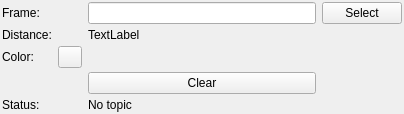
<?xml version="1.0" encoding="UTF-8"?>
<ui version="4.0">
 <class>measuring_config</class>
 <widget class="QWidget" name="measuring_config">
  <property name="geometry">
   <rect>
    <x>0</x>
    <y>0</y>
    <width>404</width>
    <height>112</height>
   </rect>
  </property>
  <property name="windowTitle">
   <string>Form</string>
  </property>
  <property name="styleSheet">
   <string notr="true"/>
  </property>
  <layout class="QGridLayout" name="gridLayout">
   <property name="leftMargin">
    <number>2</number>
   </property>
   <property name="topMargin">
    <number>2</number>
   </property>
   <property name="rightMargin">
    <number>2</number>
   </property>
   <property name="bottomMargin">
    <number>2</number>
   </property>
   <property name="verticalSpacing">
    <number>4</number>
   </property>
   <item row="2" column="0">
    <widget class="QLabel" name="label_4">
     <property name="text">
      <string>Color: </string>
     </property>
    </widget>
   </item>
   <item row="2" column="1">
    <widget class="mapviz::ColorButton" name="color">
     <property name="maximumSize">
      <size>
       <width>24</width>
       <height>24</height>
      </size>
     </property>
     <property name="text">
      <string/>
     </property>
     <property name="default">
      <bool>false</bool>
     </property>
    </widget>
   </item>
   <item row="1" column="2">
    <widget class="QLabel" name="measurement">
     <property name="text">
      <string>TextLabel</string>
     </property>
    </widget>
   </item>
   <item row="1" column="0">
    <widget class="QLabel" name="label_3">
     <property name="text">
      <string>Distance:</string>
     </property>
    </widget>
   </item>
   <item row="5" column="0">
    <widget class="QLabel" name="label_2">
     <property name="font">
      <font/>
     </property>
     <property name="text">
      <string>Status:</string>
     </property>
    </widget>
   </item>
   <item row="5" column="2" colspan="2">
    <widget class="QLabel" name="status">
     <property name="font">
      <font/>
     </property>
     <property name="styleSheet">
      <string notr="true"/>
     </property>
     <property name="text">
      <string>No topic</string>
     </property>
     <property name="wordWrap">
      <bool>true</bool>
     </property>
    </widget>
   </item>
   <item row="0" column="0">
    <widget class="QLabel" name="label">
     <property name="text">
      <string>Frame:</string>
     </property>
    </widget>
   </item>
   <item row="0" column="2">
    <widget class="QLineEdit" name="frame"/>
   </item>
   <item row="0" column="3">
    <widget class="QPushButton" name="selectframe">
     <property name="text">
      <string>Select</string>
     </property>
    </widget>
   </item>
   <item row="3" column="2">
    <widget class="QPushButton" name="clear">
     <property name="text">
      <string>Clear</string>
     </property>
    </widget>
   </item>
  </layout>
 </widget>
 <customwidgets>
  <customwidget>
   <class>mapviz::ColorButton</class>
   <extends>QPushButton</extends>
   <header location="global">mapviz/color_button.h</header>
  </customwidget>
 </customwidgets>
 <resources/>
 <connections/>
 <slots>
  <slot>SelectColor()</slot>
  <slot>SelectTopic()</slot>
  <slot>TopicEdited()</slot>
  <slot>PositionToleranceChanged(double)</slot>
  <slot>AngleToleranceChanged(double)</slot>
 </slots>
</ui>
